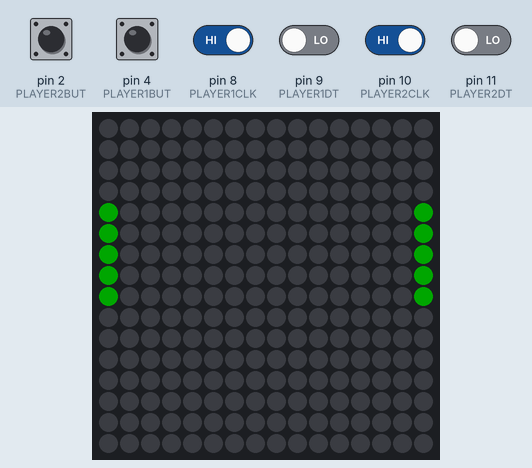
The sketch below on a simulated Arduino Uno, built with avr-gcc and run on an emulated ATmega328P. On the bench: 16×16 RGB LED matrix (first LED top left, wired row by row). Inputs (shaded band) come from the test bench; at power-on: pin 2 (PLAYER2BUT), pin 4 (PLAYER1BUT), pin 8 (PLAYER1CLK), pin 10 (PLAYER2CLK) HIGH, pin 9 (PLAYER1DT), pin 11 (PLAYER2DT) LOW. Dim RGB values are drawn brighter than linear.

Above: at 1.2 s.
1.3 s: pin 8 (PLAYER1CLK) driven LOW
At 2.5 s:
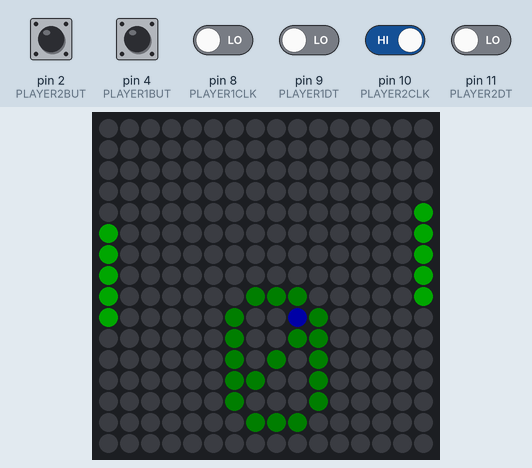
4.3 s: pin 10 (PLAYER2CLK) driven LOW
At 5.5 s:
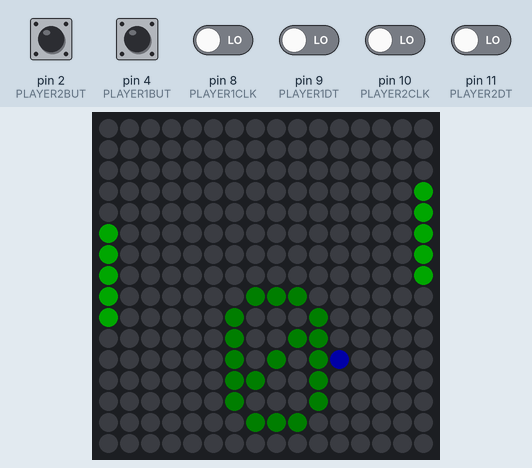
6.3 s: pin 8 (PLAYER1CLK) driven HIGH
At 7.2 s:
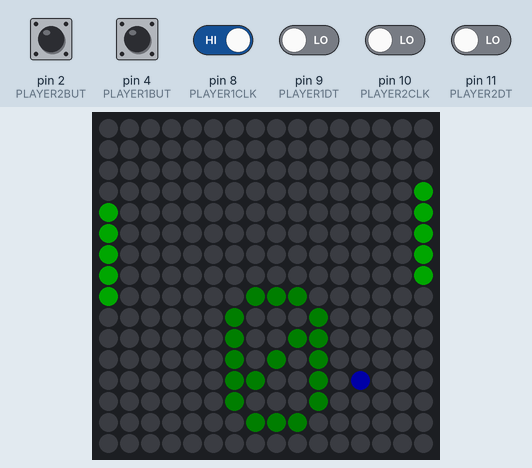
9.3 s: pin 10 (PLAYER2CLK) driven HIGH
At 10.2 s:
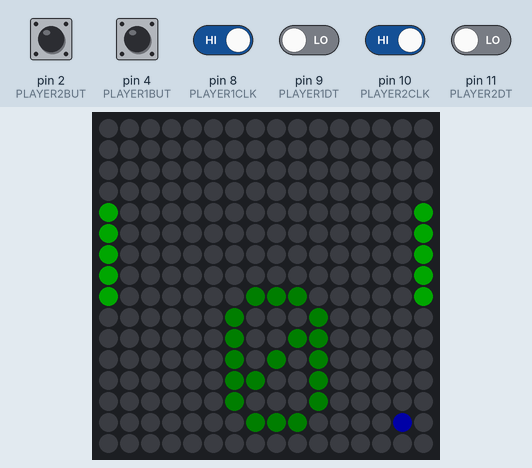
Timing chart, 0 to 12.3 s (numbered marks = the images above; inputs shaded):
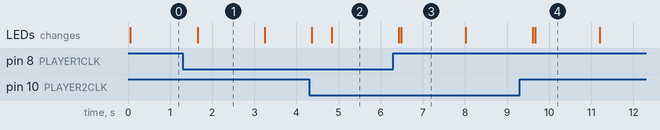

Measured:
- after the input at 4.3 s, the LEDs: first change after 0.07 s (image 2 shows a later state)
- what the display in image 1 shows lasts 1.5 s, from 1.7 s to 3.2 s
- what the display in image 3 shows lasts 1.5 s, from 6.5 s to 8.0 s

The sketch:

funbox.ino
```cpp
// Adafruit_NeoMatrix example for single NeoPixel Shield.
// Scrolls 'Howdy' across the matrix in a portrait (vertical) orientation.

#include "Pong.h"

#ifndef PSTR
 #define PSTR // Make Arduino Due happy
#endif

#define PIN 6

// MATRIX DECLARATION:
// Parameter 1 = width of NeoPixel matrix
// Parameter 2 = height of matrix
// Parameter 3 = pin number (most are valid)
// Parameter 4 = matrix layout flags, add together as needed:
//   NEO_MATRIX_TOP, NEO_MATRIX_BOTTOM, NEO_MATRIX_LEFT, NEO_MATRIX_RIGHT:
//     Position of the FIRST LED in the matrix; pick two, e.g.
//     NEO_MATRIX_TOP + NEO_MATRIX_LEFT for the top-left corner.
//   NEO_MATRIX_ROWS, NEO_MATRIX_COLUMNS: LEDs are arranged in horizontal
//     rows or in vertical columns, respectively; pick one or the other.
//   NEO_MATRIX_PROGRESSIVE, NEO_MATRIX_ZIGZAG: all rows/columns proceed
//     in the same order, or alternate lines reverse direction; pick one.
//   See example below for these values in action.
// Parameter 5 = pixel type flags, add together as needed:
//   NEO_KHZ800  800 KHz bitstream (most NeoPixel products w/WS2812 LEDs)
//   NEO_KHZ400  400 KHz (classic 'v1' (not v2) FLORA pixels, WS2811 drivers)
//   NEO_GRB     Pixels are wired for GRB bitstream (most NeoPixel products)
//   NEO_RGB     Pixels are wired for RGB bitstream (v1 FLORA pixels, not v2)


// Example for NeoPixel Shield.  In this application we'd like to use it
// as a 5x8 tall matrix, with the USB port positioned at the top of the
// Arduino.  When held that way, the first pixel is at the top right, and
// lines are arranged in columns, progressive order.  The shield uses
// 800 KHz (v2) pixels that expect GRB color data.
Adafruit_NeoMatrix matrix = Adafruit_NeoMatrix(16, 16, PIN,
  NEO_MATRIX_BOTTOM     + NEO_MATRIX_LEFT +
  NEO_MATRIX_ROWS + NEO_MATRIX_ZIGZAG,
  NEO_GRB            + NEO_KHZ800);


Game* activeGame;

// Player Controls
#define PLAYER1CLK 8
#define PLAYER1DT 9
#define PLAYER1BUT 4
#define PLAYER2CLK 10
#define PLAYER2DT 11
#define PLAYER2BUT 2


int player1Last;
int player2Last;

bool player1Press = false;
bool player2Press = false;


void setup() {

  pinMode(PLAYER1CLK, INPUT);
  pinMode(PLAYER1DT, INPUT);
  pinMode(PLAYER1BUT, INPUT);
  pinMode(PLAYER2CLK, INPUT);
  pinMode(PLAYER2DT, INPUT);
  pinMode(PLAYER2BUT, INPUT);


  player1Last = digitalRead(PLAYER1CLK);
  player2Last = digitalRead(PLAYER2CLK);

  matrix.begin();
  matrix.setTextWrap(false);
  matrix.setBrightness(40);
  matrix.setTextColor(matrix.Color(0, 100, 0));
  matrix.setTextSize(1);

  /*for(int x = 0; x < 16; x++){
    for(int y = 0; y < 16; y++){
      if(y == 0 || y == 15)
        matrix.drawPixel(x, y, green);
    }
  }

  matrix.show();*/


  // Change this line to dock new game
  activeGame = new Pong();
  activeGame->begin(&matrix);

  Serial.begin(9600);
}


void updatePlayers(){
  int nPlayer1 = digitalRead(PLAYER1CLK);

  if (nPlayer1 != player1Last){
    if(digitalRead(PLAYER1DT) == nPlayer1){
      activeGame->player1Clock();
     }
     else{
      activeGame->player1Anticlock();
     }
  }

  player1Last = nPlayer1;

  int nPlayer2 = digitalRead(PLAYER2CLK);

  if (nPlayer2 != player2Last){
    if(digitalRead(PLAYER2DT) == nPlayer2){
      activeGame->player2Clock();
     }
     else{
      activeGame->player2Anticlock();
     }
  }


  player2Last = nPlayer2;
}

void loop() {

  if(!digitalRead(PLAYER1BUT)){
    if(!player1Press){
      player1Press = true;
      activeGame->player1Button();
    }
  }else{
    player1Press = false;
  }

   if(!digitalRead(PLAYER2BUT)){
    if(!player2Press){
      player2Press = true;
      activeGame->player2Button();
    }
  }else{
    player2Press = false;
  }


  updatePlayers();

  activeGame->update();
  delay(1);
  matrix.show();
}
```

GameInterface.h
```cpp
#pragma once

#include <Adafruit_GFX.h>
#include <Adafruit_NeoMatrix.h>
#include <Adafruit_NeoPixel.h>

class Game{
public:

  virtual void begin(Adafruit_NeoMatrix *nMatrix) = 0;
  virtual void update() = 0;
  virtual void player1Button() = 0;
  virtual void player1Clock() = 0;
  virtual void player1Anticlock() = 0;
  virtual void player2Button() = 0;
  virtual void player2Clock() = 0;
  virtual void player2Anticlock() = 0;

protected:
  Adafruit_NeoMatrix *matrix;
};
```

Pong.cpp
```cpp
#include "Pong.h"

void Pong::begin(Adafruit_NeoMatrix *nMatrix){
  matrix = nMatrix;

  green = matrix->Color(0, 255, 0);
}

void Pong::loss(){
  ballx = 8;
  bally = 8;

  rallyCount = 0;
}


void Pong::drawPlayers(){

  for(int p = player1Pos - (player1Size - 1); p < player1Pos + player1Size; p++)
    matrix->drawPixel(0, p, green);

  for(int p = player2Pos - (player2Size - 1); p < player2Pos + player2Size; p++)
    matrix->drawPixel(15, p, green);
}


void Pong::updatePlayers(){

  for(int y = 0; y < 16; y++){
    if(ballx != 0 || bally != y)
      matrix->drawPixel(0, y, 0);

    if(ballx != 15 || bally != y)
      matrix->drawPixel(15, y, 0);
  }

  drawPlayers();
}

void Pong::clearCourt(){
  for(int x = 1; x < 15; x++){
    for(int y = 0; y < 16; y++){
      matrix->drawPixel(x, y, 0);
    }
  }
}

void Pong::ballTick(){

  clearCourt();

  if(bally + balldy == 16 || bally + balldy == -1)
    balldy = -balldy;

  if(ballx + balldx == 0){
    for(int p = player1Pos - (player1Size - 1); p < player1Pos + player1Size; p++){
      if(bally  ==  p){
        balldx = -balldx;
        rallyCount++;
        break;
      }
    }
  }

  if(ballx + balldx == 15){
    for(int p = player2Pos - (player2Size - 1); p < player2Pos + player2Size; p++){
      if(bally  == p){
        balldx = -balldx;
        rallyCount++;
        break;
      }
    }
  }

  // rally Count Display
  if(showRally){
    if(rallyCount < 10)
      matrix->setCursor(6, 8);
    else
      matrix->setCursor(2, 8);
    char str[3];
    snprintf(str, 3, "%d", rallyCount);
    matrix->print(str);
  }

  ballx += balldx;
  bally += balldy;

  if(ballx < 0 || ballx > 15)
    loss();
  else
    matrix->drawPixel(ballx, bally, matrix->Color(min(255, (rallyCount / 20.0 ) * 255), 0 , max(0, ((20 - rallyCount) / 20.0 ) * 255)));
}


// Controls
void Pong::player1Button(){
  if(buttonRallyInc){
    rallyCount++;
  }
}

void Pong::player2Button(){
  if(buttonRallyInc){
    rallyCount++;
  }
}

void Pong::player1Clock(){
  if (player1Pos != 16 - player1Size){
    player1Pos++;
  }
}

void Pong::player1Anticlock(){
  if (player1Pos != player1Size - 1){
    player1Pos--;
  }
}

void Pong::player2Clock(){
  if (player2Pos != player2Size - 1){
    player2Pos--;
  }
}

void Pong::player2Anticlock(){
  if (player2Pos != 16 - player2Size){
    player2Pos++;
  }
}

void Pong::update(){
  updatePlayers();

  if(loopCount >  1.0 / (0.05 + min(25, rallyCount * 0.01))){
    ballTick();
    loopCount = 0;
  }

  loopCount++;
}
```

Pong.h
```cpp
#include "GameInterface.h"

class Pong : public Game{
public:
  void begin(Adafruit_NeoMatrix *nMatrix) override;
  void update() override;
  void player1Button() override;
  void player1Clock() override;
  void player1Anticlock() override;
  void player2Button() override;
  void player2Clock() override;
  void player2Anticlock() override;
private:

  // Colors
  uint16_t green;

  void loss();
  void drawPlayers();
  void updatePlayers();
  void clearCourt();
  void ballTick();

  // Game variables
  int player1Size = 3;
  int player2Size = 3;

  bool showRally = true;

  bool buttonRallyInc = false;

  int ballx = 8;
  int bally = 8;
  int balldy = 1;
  int balldx = 1;

  int player1Pos = 6;
  int player2Pos = 6;

  int loopCount = 0;

  int rallyCount = 0;
};
```
